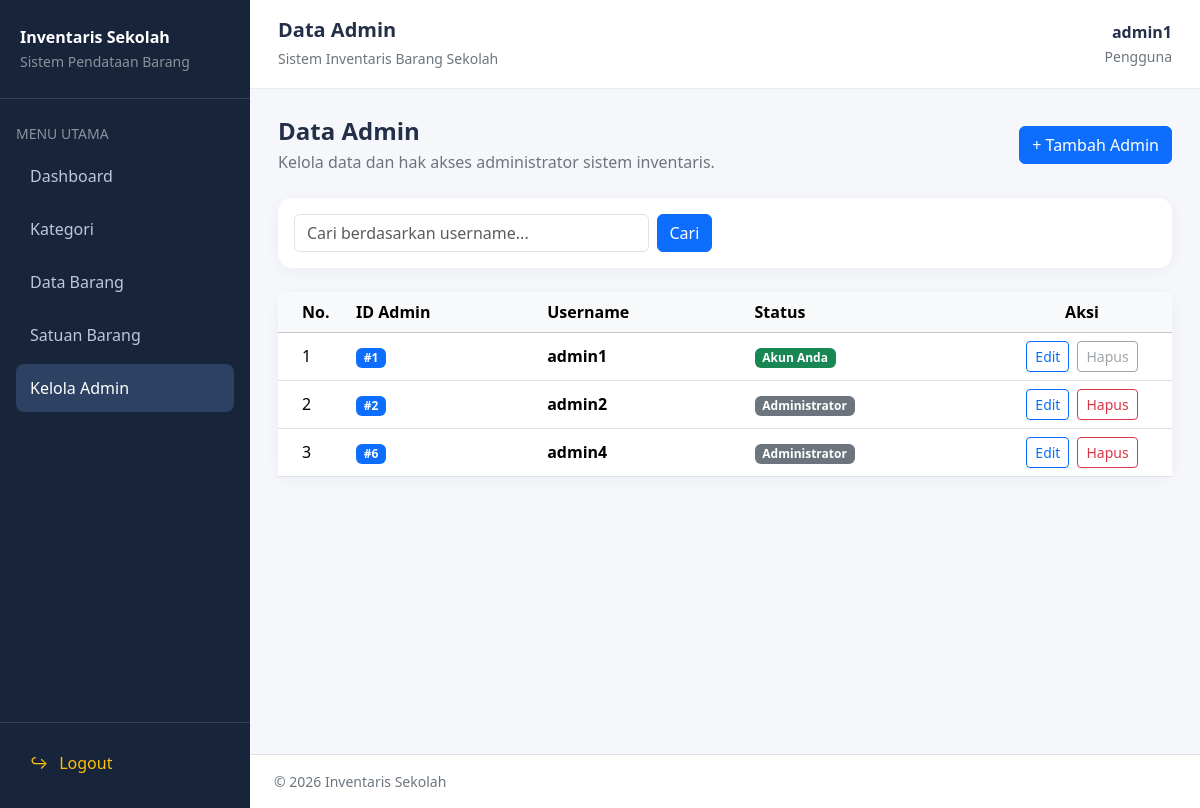
/admin/index.php (signed in), run on the app's committed database.
### tables this page shows
CREATE TABLE `users` (
  `id_user` int(11) NOT NULL,
  `username` varchar(50) NOT NULL,
  `password` varchar(255) NOT NULL
);

### admin/index.php (the view, shortened to what this page needs)
<?php
    require_once __DIR__ . '/../auth.php';
    $cari = trim($_GET['cari'] ?? '');
    $sql = "SELECT id_user, username FROM users WHERE 1=1";
    $sql .= " ORDER BY id_user ASC";
    $stmt = mysqli_prepare($conn, $sql);
    mysqli_stmt_execute($stmt);
    $adminQuery = mysqli_stmt_get_result($stmt);
    require_once __DIR__ . '/../assets/header.php';
?>
<div class="d-flex flex-wrap justify-content-between align-items-center gap-3 mb-4">
    <div>
        <h4 class="fw-bold mb-1">Data Admin</h4>
        <p class="text-secondary mb-0">
            Kelola data dan hak akses administrator sistem inventaris.
        </p>
    </div>
    <a href="tambah.php" class="btn btn-primary">
        + Tambah Admin
    </a>
</div>
<div class="card summary-card mb-4">
    <div class="card-body">
        <form method="GET" class="row g-2 align-items-center">
            <div class="col-12 col-md-5">
                <input
                    type="search"
                    name="cari"
                    class="form-control"
                    placeholder="Cari berdasarkan username..."
                    value="<?php echo htmlspecialchars($cari, ENT_QUOTES, 'UTF-8'); ?>"
                >
            </div>
            <div class="col-12 col-md-auto d-flex gap-2">
                <button type="submit" class="btn btn-primary">
                    Cari
                </button>
            </div>
        </form>
    </div>
</div>
<div class="card summary-card">
    <div class="card-body p-0">
        <div class="table-responsive">
            <table class="table table-hover align-middle mb-0">
                <thead class="table-light">
                    <tr>
                        <th class="ps-4" style="width: 70px;">No.</th>
                        <th>ID Admin</th>
                        <th>Username</th>
                        <th>Status</th>
                        <th class="text-center" style="width: 180px;">Aksi</th>
                    </tr>
                </thead>
                <tbody>
                <?php if (mysqli_num_rows($adminQuery) > 0): ?>
                    <?php $no = 1; ?>
                    <?php while ($row = mysqli_fetch_assoc($adminQuery)): ?>
                        <?php $isCurrent = ((int) $row['id_user'] === (int) $_SESSION['id_user']); ?>
                        <tr>
                            <td class="ps-4"><?php echo $no++; ?></td>
                            <td>
                                <span class="badge text-bg-primary">
                                    #<?php echo htmlspecialchars($row['id_user'], ENT_QUOTES, 'UTF-8'); ?>
                                </span>
                            </td>
                            <td class="fw-semibold">
                                <?php echo htmlspecialchars($row['username'], ENT_QUOTES, 'UTF-8'); ?>
                            </td>
                            <td>
                                <?php if ($isCurrent): ?>
                                    <span class="badge text-bg-success">Akun Anda</span>
                                <?php else: ?>
                                    <span class="badge text-bg-secondary">Administrator</span>
                                <?php endif; ?>
                            </td>
                            <td class="text-center">
                                <div class="d-flex justify-content-center gap-2">
                                    <a
                                        href="edit.php?id=<?php echo urlencode($row['id_user']); ?>"
                                        class="btn btn-sm btn-outline-primary"
                                    >
                                        Edit
                                    </a>
                                    <?php if ($isCurrent): ?>
                                        <button
                                            type="button"
                                            class="btn btn-sm btn-outline-secondary"
                                            disabled
                                            title="Anda tidak dapat menghapus akun Anda sendiri"
                                        >
                                            Hapus
                                        </button>
                                    <?php else: ?>
                                        <form
                                            action="hapus.php"
                                            method="POST"
                                            onsubmit="return confirm('Apakah Anda yakin ingin menghapus admin <?php echo htmlspecialchars($row['username'], ENT_QUOTES, 'UTF-8'); ?>?')"
                                        >
                                            <button
                                                type="submit"
                                                class="btn btn-sm btn-outline-danger"
                                            >
                                                Hapus
                                            </button>
                                        </form>
                                    <?php endif; ?>
                                </div>
                            </td>
                        </tr>
                    <?php endwhile; ?>
                <?php endif; ?>
                </tbody>
            </table>
        </div>
    </div>
</div>
<?php
    require_once __DIR__ . '/../assets/footer.php';
?>

### assets/header.php (style rules this page uses)
body { background: #f5f7fb; color: #243047; margin: 0; }
.summary-card { border: 0; border-radius: 14px; box-shadow: 0 3px 15px rgba(25, 40, 70, .05); }

### data on the page
users: id_user "1", username "admin1", shows "Akun Anda", shows "Hapus"
users: id_user "2", username "admin2", shows "Administrator"
users: id_user "6", username "admin4", shows "Administrator"

### other printed values
$pageTitle "Data Admin"
$username "admin1"
